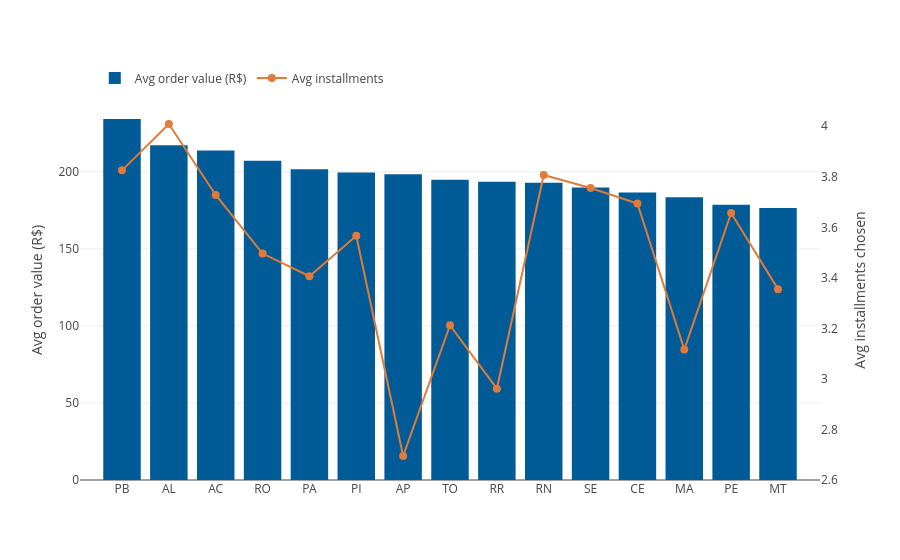

The notebook cell this image was saved under:
### Markdown cell above
### Q5 — Which states have the highest average order value, and does typical installment count vary by region?

### Code cell
state_value = (items.groupby('customer_state', as_index=False)
               .agg(avg_order_value=('item_total','mean'),
                    avg_installments=('max_installments','mean'),
                    n=('order_id','nunique'))
               .query('n >= 30').sort_values('avg_order_value', ascending=False).head(15))

fig = go.Figure()
fig.add_bar(x=state_value['customer_state'], y=state_value['avg_order_value'], name='Avg order value (R$)',
            marker_color=BLUE, yaxis='y')
fig.add_scatter(x=state_value['customer_state'], y=state_value['avg_installments'], name='Avg installments',
                 mode='lines+markers', marker=dict(color=ORANGE, size=8), line=dict(width=2), yaxis='y2')
fig.update_layout(
    yaxis=dict(title='Avg order value (R$)'),
    yaxis2=dict(title='Avg installments chosen', overlaying='y', side='right', showgrid=False),
    legend=dict(orientation='h', y=20, x=0.02))
fig.show()

### Figure 1 — Plotly figure (JSON) as saved in the notebook; plotly's stock layout.template omitted (floating-point values rounded to 4 significant figures)
{"data": [{"marker": {"color": "#005B96"}, "name": "Avg order value (R$)", "type": "bar", "x": ["PB", "AL", "AC", "RO", "PA", "PI", "AP", "TO", "RR", "RN", "SE", "CE", "MA", "PE", "MT"], "y": [234.2, 217.1, 213.8, 207.0, 201.5, 199.5, 198.3, 194.8, 193.6, 192.8, 189.7, 186.6, 183.5, 178.6, 176.5], "yaxis": "y"}, {"line": {"width": 2}, "marker": {"color": "#E07B39", "size": 8}, "mode": "lines+markers", "name": "Avg installments", "type": "scatter", "x": ["PB", "AL", "AC", "RO", "PA", "PI", "AP", "TO", "RR", "RN", "SE", "CE", "MA", "PE", "MT"], "y": [3.826, 4.009, 3.728, 3.496, 3.406, 3.566, 2.695, 3.213, 2.962, 3.807, 3.756, 3.694, 3.117, 3.657, 3.355], "yaxis": "y2"}], "layout": {"legend": {"orientation": "h", "x": 0.02, "y": 20}, "yaxis": {"title": {"text": "Avg order value (R$)"}}, "yaxis2": {"overlaying": "y", "showgrid": false, "side": "right", "title": {"text": "Avg installments chosen"}}}}
